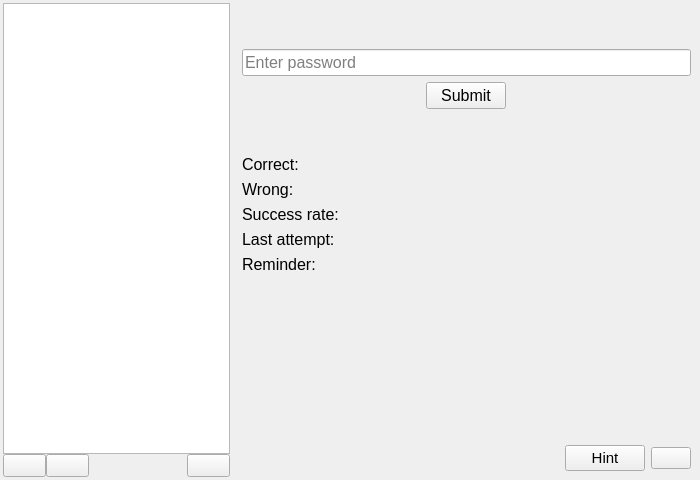
<?xml version="1.0" encoding="UTF-8"?>
<ui version="4.0">
 <class>Main</class>
 <widget class="QMainWindow" name="Main">
  <property name="geometry">
   <rect>
    <x>0</x>
    <y>0</y>
    <width>700</width>
    <height>480</height>
   </rect>
  </property>
  <property name="windowTitle">
   <string>Remember your passwords</string>
  </property>
  <property name="locale">
   <locale language="English" country="UnitedStates"/>
  </property>
  <property name="tabShape">
   <enum>QTabWidget::TabShape::Rounded</enum>
  </property>
  <widget class="QWidget" name="centralwidget">
   <layout class="QGridLayout" name="gridLayout">
    <property name="leftMargin">
     <number>0</number>
    </property>
    <property name="topMargin">
     <number>0</number>
    </property>
    <property name="rightMargin">
     <number>0</number>
    </property>
    <property name="bottomMargin">
     <number>0</number>
    </property>
    <property name="spacing">
     <number>0</number>
    </property>
    <item row="0" column="0">
     <widget class="QStackedWidget" name="stackedWidget">
      <property name="currentIndex">
       <number>0</number>
      </property>
      <widget class="QWidget" name="mainPage">
       <layout class="QGridLayout" name="gridLayout_2">
        <property name="leftMargin">
         <number>0</number>
        </property>
        <property name="topMargin">
         <number>0</number>
        </property>
        <property name="rightMargin">
         <number>0</number>
        </property>
        <property name="bottomMargin">
         <number>0</number>
        </property>
        <property name="spacing">
         <number>0</number>
        </property>
        <item row="0" column="0">
         <layout class="QHBoxLayout" name="mainLayout" stretch="2,4">
          <item>
           <layout class="QVBoxLayout" name="leftColumn">
            <property name="leftMargin">
             <number>3</number>
            </property>
            <property name="topMargin">
             <number>3</number>
            </property>
            <property name="rightMargin">
             <number>3</number>
            </property>
            <property name="bottomMargin">
             <number>3</number>
            </property>
            <item>
             <widget class="QListWidget" name="passwordsList">
              <property name="font">
               <font>
                <pointsize>10</pointsize>
               </font>
              </property>
             </widget>
            </item>
            <item>
             <layout class="QHBoxLayout" name="buttonsLayout">
              <item>
               <widget class="QPushButton" name="addButton">
                <property name="font">
                 <font>
                  <pointsize>10</pointsize>
                 </font>
                </property>
                <property name="text">
                 <string/>
                </property>
                <property name="icon">
                 <iconset resource="resources.qrc">
                  <normaloff>:/icons/resources/icons/plus.svg</normaloff>:/icons/resources/icons/plus.svg</iconset>
                </property>
                <property name="iconSize">
                 <size>
                  <width>17</width>
                  <height>17</height>
                 </size>
                </property>
               </widget>
              </item>
              <item>
               <widget class="QPushButton" name="removeButton">
                <property name="font">
                 <font>
                  <pointsize>10</pointsize>
                 </font>
                </property>
                <property name="text">
                 <string/>
                </property>
                <property name="icon">
                 <iconset resource="resources.qrc">
                  <normaloff>:/icons/resources/icons/minus.svg</normaloff>:/icons/resources/icons/minus.svg</iconset>
                </property>
                <property name="iconSize">
                 <size>
                  <width>17</width>
                  <height>17</height>
                 </size>
                </property>
               </widget>
              </item>
              <item>
               <spacer name="buttonsHorizontalSpacer">
                <property name="orientation">
                 <enum>Qt::Orientation::Horizontal</enum>
                </property>
                <property name="sizeHint" stdset="0">
                 <size>
                  <width>40</width>
                  <height>20</height>
                 </size>
                </property>
               </spacer>
              </item>
              <item>
               <widget class="QPushButton" name="mainSettingButton">
                <property name="font">
                 <font>
                  <pointsize>10</pointsize>
                 </font>
                </property>
                <property name="text">
                 <string/>
                </property>
                <property name="icon">
                 <iconset resource="resources.qrc">
                  <normaloff>:/icons/resources/icons/gear.svg</normaloff>:/icons/resources/icons/gear.svg</iconset>
                </property>
                <property name="iconSize">
                 <size>
                  <width>17</width>
                  <height>17</height>
                 </size>
                </property>
               </widget>
              </item>
             </layout>
            </item>
           </layout>
          </item>
          <item>
           <widget class="QStackedWidget" name="rightColumn">
            <widget class="QWidget" name="selectedPasswordRightColumn">
             <layout class="QVBoxLayout" name="verticalLayout_6" stretch="0,0,0,0,0,0,0,0,0,0,0">
              <item>
               <spacer name="verticalSpacer">
                <property name="orientation">
                 <enum>Qt::Orientation::Vertical</enum>
                </property>
                <property name="sizeType">
                 <enum>QSizePolicy::Policy::Fixed</enum>
                </property>
                <property name="sizeHint" stdset="0">
                 <size>
                  <width>20</width>
                  <height>40</height>
                 </size>
                </property>
               </spacer>
              </item>
              <item>
               <widget class="QLineEdit" name="passwordEnter">
                <property name="sizePolicy">
                 <sizepolicy hsizetype="Expanding" vsizetype="Fixed">
                  <horstretch>0</horstretch>
                  <verstretch>0</verstretch>
                 </sizepolicy>
                </property>
                <property name="font">
                 <font>
                  <pointsize>12</pointsize>
                 </font>
                </property>
                <property name="echoMode">
                 <enum>QLineEdit::EchoMode::Password</enum>
                </property>
                <property name="placeholderText">
                 <string>Enter password</string>
                </property>
                <property name="clearButtonEnabled">
                 <bool>true</bool>
                </property>
               </widget>
              </item>
              <item>
               <layout class="QHBoxLayout" name="horizontalLayout_4">
                <property name="spacing">
                 <number>0</number>
                </property>
                <property name="sizeConstraint">
                 <enum>QLayout::SizeConstraint::SetDefaultConstraint</enum>
                </property>
                <item>
                 <widget class="QPushButton" name="submitPasswordButton">
                  <property name="sizePolicy">
                   <sizepolicy hsizetype="Fixed" vsizetype="Fixed">
                    <horstretch>0</horstretch>
                    <verstretch>0</verstretch>
                   </sizepolicy>
                  </property>
                  <property name="maximumSize">
                   <size>
                    <width>16777215</width>
                    <height>16777215</height>
                   </size>
                  </property>
                  <property name="baseSize">
                   <size>
                    <width>0</width>
                    <height>0</height>
                   </size>
                  </property>
                  <property name="font">
                   <font>
                    <pointsize>12</pointsize>
                   </font>
                  </property>
                  <property name="layoutDirection">
                   <enum>Qt::LayoutDirection::LeftToRight</enum>
                  </property>
                  <property name="text">
                   <string>Submit</string>
                  </property>
                 </widget>
                </item>
               </layout>
              </item>
              <item>
               <spacer name="verticalSpacer_3">
                <property name="orientation">
                 <enum>Qt::Orientation::Vertical</enum>
                </property>
                <property name="sizeType">
                 <enum>QSizePolicy::Policy::Fixed</enum>
                </property>
                <property name="sizeHint" stdset="0">
                 <size>
                  <width>20</width>
                  <height>40</height>
                 </size>
                </property>
               </spacer>
              </item>
              <item>
               <widget class="QLabel" name="correctLabel">
                <property name="font">
                 <font>
                  <pointsize>12</pointsize>
                 </font>
                </property>
                <property name="text">
                 <string>Correct: </string>
                </property>
               </widget>
              </item>
              <item>
               <widget class="QLabel" name="wrongLabel">
                <property name="font">
                 <font>
                  <pointsize>12</pointsize>
                 </font>
                </property>
                <property name="text">
                 <string>Wrong: </string>
                </property>
               </widget>
              </item>
              <item>
               <widget class="QLabel" name="successRateLabel">
                <property name="font">
                 <font>
                  <pointsize>12</pointsize>
                 </font>
                </property>
                <property name="text">
                 <string>Success rate:</string>
                </property>
               </widget>
              </item>
              <item>
               <widget class="QLabel" name="lastAttemptLabel">
                <property name="font">
                 <font>
                  <pointsize>12</pointsize>
                 </font>
                </property>
                <property name="text">
                 <string>Last attempt: </string>
                </property>
               </widget>
              </item>
              <item>
               <widget class="QLabel" name="reminderLabel">
                <property name="font">
                 <font>
                  <pointsize>12</pointsize>
                 </font>
                </property>
                <property name="text">
                 <string>Reminder: </string>
                </property>
               </widget>
              </item>
              <item>
               <spacer name="verticalSpacer_2">
                <property name="orientation">
                 <enum>Qt::Orientation::Vertical</enum>
                </property>
                <property name="sizeHint" stdset="0">
                 <size>
                  <width>20</width>
                  <height>40</height>
                 </size>
                </property>
               </spacer>
              </item>
              <item>
               <layout class="QHBoxLayout" name="horizontalLayout_5">
                <item>
                 <spacer name="horizontalSpacer">
                  <property name="orientation">
                   <enum>Qt::Orientation::Horizontal</enum>
                  </property>
                  <property name="sizeHint" stdset="0">
                   <size>
                    <width>40</width>
                    <height>20</height>
                   </size>
                  </property>
                 </spacer>
                </item>
                <item>
                 <widget class="QPushButton" name="hintButton">
                  <property name="font">
                   <font>
                    <pointsize>11</pointsize>
                   </font>
                  </property>
                  <property name="text">
                   <string>Hint</string>
                  </property>
                  <property name="icon">
                   <iconset resource="resources.qrc">
                    <normaloff>:/icons/resources/icons/search.svg</normaloff>:/icons/resources/icons/search.svg</iconset>
                  </property>
                  <property name="iconSize">
                   <size>
                    <width>24</width>
                    <height>24</height>
                   </size>
                  </property>
                 </widget>
                </item>
                <item>
                 <widget class="QPushButton" name="currentPasswordSettingsButton">
                  <property name="text">
                   <string/>
                  </property>
                  <property name="icon">
                   <iconset resource="resources.qrc">
                    <normaloff>:/icons/resources/icons/gear.svg</normaloff>:/icons/resources/icons/gear.svg</iconset>
                  </property>
                  <property name="iconSize">
                   <size>
                    <width>24</width>
                    <height>24</height>
                   </size>
                  </property>
                 </widget>
                </item>
               </layout>
              </item>
             </layout>
            </widget>
            <widget class="QWidget" name="noSelectRightColumn">
             <layout class="QVBoxLayout" name="verticalLayout_5">
              <item>
               <widget class="QLabel" name="label">
                <property name="font">
                 <font>
                  <pointsize>12</pointsize>
                 </font>
                </property>
                <property name="text">
                 <string>Select or add password</string>
                </property>
               </widget>
              </item>
             </layout>
            </widget>
            <widget class="QWidget" name="editPageRightColumn">
             <layout class="QVBoxLayout" name="verticalLayout_2">
              <item>
               <widget class="QPlainTextEdit" name="editHint">
                <property name="font">
                 <font>
                  <pointsize>12</pointsize>
                 </font>
                </property>
               </widget>
              </item>
              <item>
               <widget class="QTimeEdit" name="editTime">
                <property name="font">
                 <font>
                  <pointsize>12</pointsize>
                 </font>
                </property>
               </widget>
              </item>
              <item>
               <widget class="QRadioButton" name="editReminderNoReminders">
                <property name="font">
                 <font>
                  <pointsize>12</pointsize>
                 </font>
                </property>
                <property name="text">
                 <string>No reminders</string>
                </property>
               </widget>
              </item>
              <item>
               <widget class="QRadioButton" name="editReminderAfterStart">
                <property name="font">
                 <font>
                  <pointsize>12</pointsize>
                 </font>
                </property>
                <property name="text">
                 <string>After start</string>
                </property>
               </widget>
              </item>
              <item>
               <widget class="QRadioButton" name="editReminderEveryday">
                <property name="font">
                 <font>
                  <pointsize>12</pointsize>
                 </font>
                </property>
                <property name="text">
                 <string>Everyday</string>
                </property>
               </widget>
              </item>
              <item>
               <widget class="QRadioButton" name="editReminderWeek">
                <property name="font">
                 <font>
                  <pointsize>12</pointsize>
                 </font>
                </property>
                <property name="text">
                 <string>Once a week</string>
                </property>
               </widget>
              </item>
              <item>
               <widget class="QRadioButton" name="editReminderMonth">
                <property name="font">
                 <font>
                  <pointsize>12</pointsize>
                 </font>
                </property>
                <property name="text">
                 <string>Once a month</string>
                </property>
               </widget>
              </item>
              <item>
               <widget class="QPushButton" name="editConfirmButton">
                <property name="font">
                 <font>
                  <pointsize>12</pointsize>
                 </font>
                </property>
                <property name="text">
                 <string>Confirm</string>
                </property>
               </widget>
              </item>
              <item>
               <widget class="QPushButton" name="editCancelButton">
                <property name="font">
                 <font>
                  <pointsize>12</pointsize>
                 </font>
                </property>
                <property name="text">
                 <string>Cancel</string>
                </property>
               </widget>
              </item>
             </layout>
            </widget>
           </widget>
          </item>
         </layout>
        </item>
       </layout>
      </widget>
      <widget class="QWidget" name="settingsPage">
       <layout class="QVBoxLayout" name="verticalLayout_7">
        <item>
         <layout class="QVBoxLayout" name="verticalLayout_3">
          <item>
           <widget class="QCheckBox" name="checkBoxAutostart">
            <property name="font">
             <font>
              <pointsize>12</pointsize>
             </font>
            </property>
            <property name="toolTip">
             <string>Requires admin privileges (Task Scheduler)</string>
            </property>
            <property name="text">
             <string>Autostart on boot</string>
            </property>
           </widget>
          </item>
          <item>
           <widget class="QCheckBox" name="checkBoxTray">
            <property name="font">
             <font>
              <pointsize>12</pointsize>
             </font>
            </property>
            <property name="text">
             <string>Minimize to tray instead of closing</string>
            </property>
            <property name="checked">
             <bool>true</bool>
            </property>
           </widget>
          </item>
          <item>
           <widget class="QCheckBox" name="checkBoxStartMinimized">
            <property name="font">
             <font>
              <pointsize>12</pointsize>
             </font>
            </property>
            <property name="text">
             <string>Start minimized</string>
            </property>
           </widget>
          </item>
         </layout>
        </item>
        <item>
         <spacer name="verticalSpacer_4">
          <property name="orientation">
           <enum>Qt::Orientation::Vertical</enum>
          </property>
          <property name="sizeHint" stdset="0">
           <size>
            <width>20</width>
            <height>40</height>
           </size>
          </property>
         </spacer>
        </item>
        <item>
         <widget class="QPushButton" name="retunSettingsButton">
          <property name="font">
           <font>
            <pointsize>12</pointsize>
           </font>
          </property>
          <property name="text">
           <string>Return</string>
          </property>
         </widget>
        </item>
        <item>
         <layout class="QHBoxLayout" name="horizontalLayout">
          <item>
           <widget class="QLabel" name="label_3">
            <property name="font">
             <font>
              <pointsize>12</pointsize>
             </font>
            </property>
            <property name="text">
             <string>https://github.com/xEska1337/remember-your-passwords</string>
            </property>
           </widget>
          </item>
          <item>
           <widget class="QPushButton" name="infoSettingsButton">
            <property name="sizePolicy">
             <sizepolicy hsizetype="Fixed" vsizetype="Fixed">
              <horstretch>0</horstretch>
              <verstretch>0</verstretch>
             </sizepolicy>
            </property>
            <property name="font">
             <font>
              <pointsize>12</pointsize>
             </font>
            </property>
            <property name="text">
             <string>Info</string>
            </property>
           </widget>
          </item>
         </layout>
        </item>
       </layout>
      </widget>
      <widget class="QWidget" name="addPasswordPage">
       <layout class="QGridLayout" name="gridLayout_3">
        <item row="0" column="0">
         <layout class="QVBoxLayout" name="verticalLayout">
          <item>
           <widget class="QLineEdit" name="addPasswordInput">
            <property name="font">
             <font>
              <pointsize>12</pointsize>
             </font>
            </property>
            <property name="echoMode">
             <enum>QLineEdit::EchoMode::Password</enum>
            </property>
            <property name="placeholderText">
             <string>Password</string>
            </property>
            <property name="clearButtonEnabled">
             <bool>true</bool>
            </property>
           </widget>
          </item>
          <item>
           <widget class="QLineEdit" name="addPasswordInputConfirm">
            <property name="font">
             <font>
              <pointsize>12</pointsize>
             </font>
            </property>
            <property name="echoMode">
             <enum>QLineEdit::EchoMode::Password</enum>
            </property>
            <property name="placeholderText">
             <string>Confirm password</string>
            </property>
            <property name="clearButtonEnabled">
             <bool>true</bool>
            </property>
           </widget>
          </item>
          <item>
           <widget class="QPlainTextEdit" name="addPasswordHint">
            <property name="font">
             <font>
              <pointsize>11</pointsize>
             </font>
            </property>
            <property name="placeholderText">
             <string>Hint</string>
            </property>
           </widget>
          </item>
          <item>
           <widget class="QLabel" name="label_2">
            <property name="font">
             <font>
              <pointsize>12</pointsize>
             </font>
            </property>
            <property name="text">
             <string>Reminder</string>
            </property>
           </widget>
          </item>
          <item>
           <widget class="QTimeEdit" name="addPasswordRemiderTime">
            <property name="font">
             <font>
              <pointsize>12</pointsize>
             </font>
            </property>
           </widget>
          </item>
          <item>
           <widget class="QRadioButton" name="addPasswordRadioButtonNoReminders">
            <property name="font">
             <font>
              <pointsize>12</pointsize>
             </font>
            </property>
            <property name="text">
             <string>No reminders</string>
            </property>
            <property name="checked">
             <bool>true</bool>
            </property>
           </widget>
          </item>
          <item>
           <widget class="QRadioButton" name="addPasswordRadioButtonAfterStart">
            <property name="font">
             <font>
              <pointsize>12</pointsize>
             </font>
            </property>
            <property name="text">
             <string>After start</string>
            </property>
           </widget>
          </item>
          <item>
           <widget class="QRadioButton" name="addPasswordRadioButtonEveryday">
            <property name="font">
             <font>
              <pointsize>12</pointsize>
             </font>
            </property>
            <property name="text">
             <string>Everyday</string>
            </property>
           </widget>
          </item>
          <item>
           <widget class="QRadioButton" name="addPasswordRadioButtonWeek">
            <property name="font">
             <font>
              <pointsize>12</pointsize>
             </font>
            </property>
            <property name="text">
             <string>Once a week</string>
            </property>
           </widget>
          </item>
          <item>
           <widget class="QRadioButton" name="addPasswordRadioButtonMonth">
            <property name="font">
             <font>
              <pointsize>12</pointsize>
             </font>
            </property>
            <property name="text">
             <string>Once a month</string>
            </property>
           </widget>
          </item>
          <item>
           <widget class="QPushButton" name="addPasswordConfirmButton">
            <property name="font">
             <font>
              <pointsize>12</pointsize>
             </font>
            </property>
            <property name="text">
             <string>Add</string>
            </property>
           </widget>
          </item>
          <item>
           <widget class="QPushButton" name="addPasswordCancelButton">
            <property name="font">
             <font>
              <pointsize>12</pointsize>
             </font>
            </property>
            <property name="text">
             <string>Cancel</string>
            </property>
           </widget>
          </item>
         </layout>
        </item>
       </layout>
      </widget>
     </widget>
    </item>
   </layout>
  </widget>
 </widget>
 <resources>
  <include location="resources.qrc"/>
 </resources>
 <connections/>
</ui>
